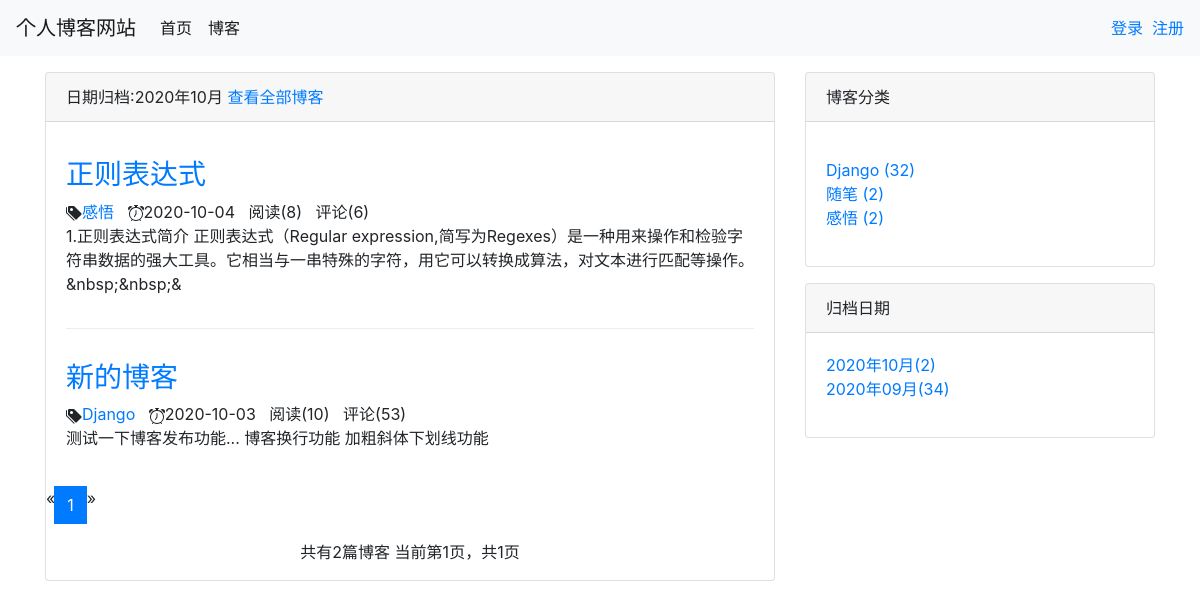
The app's page /blog/date/2020/10 with its own data.
### blog/models.py (models this page shows, shortened)
class Blog(models.Model, ReadNumExpandMethod):
    title = models.CharField(max_length=50)
    blog_type = models.ForeignKey(BlogType, on_delete=models.CASCADE)
    content = RichTextUploadingField()
    author = models.ForeignKey(User, on_delete=models.CASCADE)
    read_details = GenericRelation(ReadDetail)
    created_time = models.DateTimeField(auto_now_add=True)
    last_updated_time = models.DateTimeField(auto_now=True)
    class Meta:
        ordering = ['-created_time']

class BlogType(models.Model):
    type_name = models.CharField(max_length=15)
    def __str__(self):
        return self.type_name

### read_statistics/models.py (models this page shows)
class ReadNum(models.Model):
    read_num = models.IntegerField(default=0)
    content_type = models.ForeignKey(ContentType, on_delete=models.CASCADE)
    object_id = models.PositiveIntegerField()
    content_object = GenericForeignKey('content_type', 'object_id')

### blog/views.py (the view)
# urls.py: path('date/<int:year>/<int:month>', views.blogs_with_date, name="blogs_with_date"),
def blogs_with_date(request, year, month):
    blogs_all_list = Blog.objects.filter(created_time__year=year, created_time__month=month)
    context = get_blog_list_common_data(request, blogs_all_list)
    context['blogs_with_date'] = '%s年%s月' % (year, month)
    return render(request, 'blog/blogs_with_date.html', context)

### comment/templatetags/comment_tags.py (called while the page is built)
@register.simple_tag
def get_comment_count(obj):
    content_type = ContentType.objects.get_for_model(obj)
    return Comment.objects.filter(content_type=content_type, object_id=obj.pk).count()

### read_statistics/models.py (called while the page is built)
    def get_read_num(self):
        try:
            ct = ContentType.objects.get_for_model(self)
            readnum = ReadNum.objects.get(content_type=ct, object_id=self.pk)
            return readnum.read_num
        except exceptions.ObjectDoesNotExist:
            return 0

### user/context_processors.py (called while the page is built)
def login_modal_form(request):
    return {'login_modal_form': LoginForm()}

### blog/templates/blog/blogs_with_date.html (shortened to what this page needs)
{% extends 'blog/blog_list.html'%}
{% block blog_list_title %}
    日期归档:{{blogs_with_date}}
    <a href="{%url 'blog_list'%}">查看全部博客</a>
{% endblock %}

### blog/templates/blog/blog_list.html (shortened to what this page needs)
{% extends 'base.html'%}
{% load static %}
{% load comment_tags %}
{% block header_extends %}
<link rel="stylesheet" href="{% static 'blog/blog.css' %}" >
{% endblock %}
{% block content %}
    <div class="container">
        <div class="row">
            <div class="col-sm-8 col-md-8">
                <div class="card">
                    <div class="card-header">
                            {% block blog_list_title %}{%endblock%}
                    </div>
                    <div class="card-body">
                        <p class="card-text">
                            <ul style="list-style-type:none;">
                                {% for blog in page_of_blogs.object_list %}
                                <div class="blog">
                                    <h3><a href="{% url 'blog_detail' blog.pk %}">{{ blog.title }}</h3></a>
                                    <p class="blog-info">
                                        <a href="{% url 'blogs_with_type' blog.blog_type.pk%}">{{blog.blog_type}}</a>&nbsp;&nbsp;
                                        {{blog.created_time|date:"Y-m-d"}}&nbsp;&nbsp;
                                        阅读({{ blog.get_read_num }})&nbsp;&nbsp;
                                        评论({% get_comment_count blog %})
                                        </p>
                                    <p> {{ blog.content|striptags|truncatechars:120 }} </p>
                    </div>
                                {% empty %}
                                    <p>暂无博客，敬请期待</p>
                                {% endfor %}
                            </ul>
                        </p>
                    </div>
                <div class = 'paginator'>
                    <ul class="pagination">
                    <li class="page-item">
                        {% if page_of_blogs.has_previous %}
                           <a class="page-link" href="?page={{page_of_blogs.previous_page_number}}" aria-label="Previous">
                            <span aria-hidden="true">&laquo;</span>
                           </a>
                        {% else %}
                            <span aria-hidden="true">&laquo;</span>
                        {% endif %}
                    </li>
                    {% for page_num in page_range %}
                        {% if page_num == page_of_blogs.number %}
                            <li class="page-item active">
                            <a class="page-link" href="?page={{ page_num }}">{{  page_num }}
                            </a></li>
                        {% endif %}
                    {% endfor %}
                    <li class="page-item">
                    {% if page_of_blogs.has_next %}
                       <a class="page-link" href="?page={{page_of_blogs.next_page_number}}" aria-label="Next">
                        <span aria-hidden="true">&raquo;</span>
                       </a>
                    {% else %}
                        <span aria-hidden="true">&raquo;</span>
                    {% endif %}
                    </li>
                    </ul>
                    <p>
                        共有{{page_of_blogs.paginator.count}}篇博客
                        当前第{{page_of_blogs.number}}页，共{{page_of_blogs.paginator.num_pages}}页
                    </p>
                </div>
                </div>
            </div>
            <div class="hidden-xs col-sm-4 col-md-4">
                <div class="card">
                    <div class="card-header">
                        博客分类
                    </div>
                    <div class="card-body">
                        <p class="card-text">
                            <ul class = "blog-types">
                                {% for blog_type in blog_types %}
                                    <li><a href="{%url 'blogs_with_type' blog_type.pk%}">{{blog_type.type_name}}
                                        ({{blog_type.blog_count}})
                                    </a></li>
                                {% empty %}
                                    <li>暂无分类</li>
                                {% endfor %}
                            </ul>
                        </p>
                    </div>
                </div>
                <div class="card">
                    <div class="card-header">归档日期</div>
                    <div class="card-body">
                        <ul style="list-style-type:none;">
                            {% for blog_date,blog_count in blog_dates.items %}
                                <li>
                                    <a href="{%url 'blogs_with_date' blog_date.year blog_date.month%}">
                                        {{blog_date|date:"Y年m月"}}({{blog_count}})
                                    </a>
                                </li>
                            {%endfor%}
                        </ul>
                    </div>
                </div>
            </div>
        </div>
    </div>
{% endblock %}

### static/base.css (style rules this page uses)
body,* { margin:0; padding:0; }
ul { list-style-type:none; }

### blog/static/blog/blog.css (style rules this page uses)
ul.blog-types { list-style-type:none; }
div.blog:not(:last-child) { margin-bottom: 2em; padding-bottom: 1em; border-bottom: 1px solid #eee; }
div.blog h3 { margin-top:0.5em; }
div.blog p.blog-info { margin-bottom:0; }
div.paginator { text-align: center; }
div.paginator { text-align:center; }

### records on screen
Blog: title "正则表达式", blog_type "感悟", created_time "2020-10-04", get_read_num "8", id "6", content "1.正则表达式简介 正则表达式（Regular expression,简写为Regexes）是一种用来操作和检验字符串数据的强大工具。它相当与一串特殊的字符，用它可以转换成算法，对文本进行匹配等操作。 &nbsp;&nbsp;&"
Blog: title "新的博客", blog_type "Django", created_time "2020-10-03", get_read_num "10", id "53", content "测试一下博客发布功能... 博客换行功能 加粗斜体下划线功能"
BlogType: type_name "Django", blog_count "32"
BlogType: type_name "随笔", blog_count "2"
BlogType: type_name "感悟", blog_count "2"

### other values on screen
{{ blogs_with_date }} "2020年10月"
{{ page_num }} "1"
{{ page_of_blogs.paginator.count }} "2"
{{ page_of_blogs.number }} "1"
{{ page_of_blogs.paginator.num_pages }} "1"
{{ blog_date|date:"Y年m月" }} "2020年10月" "2020年09月"
{{ blog_count }} "2" "34"
